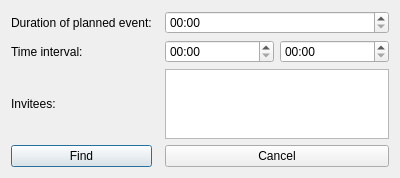
<?xml version="1.0" encoding="UTF-8"?>
<ui version="4.0">
 <class>MSTF_Dialog</class>
 <widget class="QDialog" name="MSTF_Dialog">
  <property name="geometry">
   <rect>
    <x>0</x>
    <y>0</y>
    <width>400</width>
    <height>160</height>
   </rect>
  </property>
  <property name="maximumSize">
   <size>
    <width>400</width>
    <height>160</height>
   </size>
  </property>
  <property name="windowTitle">
   <string>Plan your event with others</string>
  </property>
  <property name="windowIcon">
   <iconset resource="../resources/clndr_res.qrc">
    <normaloff>:/calendar.ico</normaloff>:/calendar.ico</iconset>
  </property>
  <layout class="QGridLayout" name="gridLayout_2">
   <item row="0" column="0">
    <layout class="QGridLayout" name="gridLayout">
     <item row="2" column="1">
      <spacer name="horizontalSpacer_2">
       <property name="orientation">
        <enum>Qt::Horizontal</enum>
       </property>
       <property name="sizeHint" stdset="0">
        <size>
         <width>40</width>
         <height>20</height>
        </size>
       </property>
      </spacer>
     </item>
     <item row="3" column="0">
      <layout class="QHBoxLayout" name="horizontalLayout">
       <item>
        <widget class="QPushButton" name="findButton">
         <property name="text">
          <string>Find</string>
         </property>
        </widget>
       </item>
      </layout>
     </item>
     <item row="3" column="2">
      <widget class="QPushButton" name="cancelButton">
       <property name="text">
        <string>Cancel</string>
       </property>
      </widget>
     </item>
     <item row="2" column="0">
      <widget class="QLabel" name="label_2">
       <property name="text">
        <string>Invitees:</string>
       </property>
      </widget>
     </item>
     <item row="2" column="2">
      <widget class="QListView" name="listView">
       <property name="sizePolicy">
        <sizepolicy hsizetype="Maximum" vsizetype="Maximum">
         <horstretch>0</horstretch>
         <verstretch>0</verstretch>
        </sizepolicy>
       </property>
       <property name="maximumSize">
        <size>
         <width>350</width>
         <height>150</height>
        </size>
       </property>
       <property name="selectionMode">
        <enum>QAbstractItemView::MultiSelection</enum>
       </property>
      </widget>
     </item>
     <item row="1" column="1">
      <spacer name="horizontalSpacer_4">
       <property name="orientation">
        <enum>Qt::Horizontal</enum>
       </property>
       <property name="sizeHint" stdset="0">
        <size>
         <width>40</width>
         <height>20</height>
        </size>
       </property>
      </spacer>
     </item>
     <item row="0" column="1">
      <spacer name="horizontalSpacer_3">
       <property name="orientation">
        <enum>Qt::Horizontal</enum>
       </property>
       <property name="sizeHint" stdset="0">
        <size>
         <width>40</width>
         <height>20</height>
        </size>
       </property>
      </spacer>
     </item>
     <item row="0" column="2">
      <widget class="QTimeEdit" name="durationTimeEdit">
       <property name="displayFormat">
        <string>HH:mm</string>
       </property>
      </widget>
     </item>
     <item row="1" column="0">
      <widget class="QLabel" name="label_3">
       <property name="text">
        <string>Time interval:</string>
       </property>
      </widget>
     </item>
     <item row="0" column="0">
      <widget class="QLabel" name="label">
       <property name="text">
        <string>Duration of planned event:</string>
       </property>
      </widget>
     </item>
     <item row="3" column="1">
      <spacer name="horizontalSpacer">
       <property name="orientation">
        <enum>Qt::Horizontal</enum>
       </property>
       <property name="sizeHint" stdset="0">
        <size>
         <width>40</width>
         <height>20</height>
        </size>
       </property>
      </spacer>
     </item>
     <item row="1" column="2">
      <layout class="QHBoxLayout" name="horizontalLayout_2">
       <item>
        <widget class="QTimeEdit" name="fromTimeEdit">
         <property name="displayFormat">
          <string>HH:mm</string>
         </property>
        </widget>
       </item>
       <item>
        <widget class="QTimeEdit" name="tilTimeEdit">
         <property name="displayFormat">
          <string>HH:mm</string>
         </property>
        </widget>
       </item>
      </layout>
     </item>
    </layout>
   </item>
  </layout>
 </widget>
 <resources>
  <include location="../resources/clndr_res.qrc"/>
 </resources>
 <connections/>
</ui>
